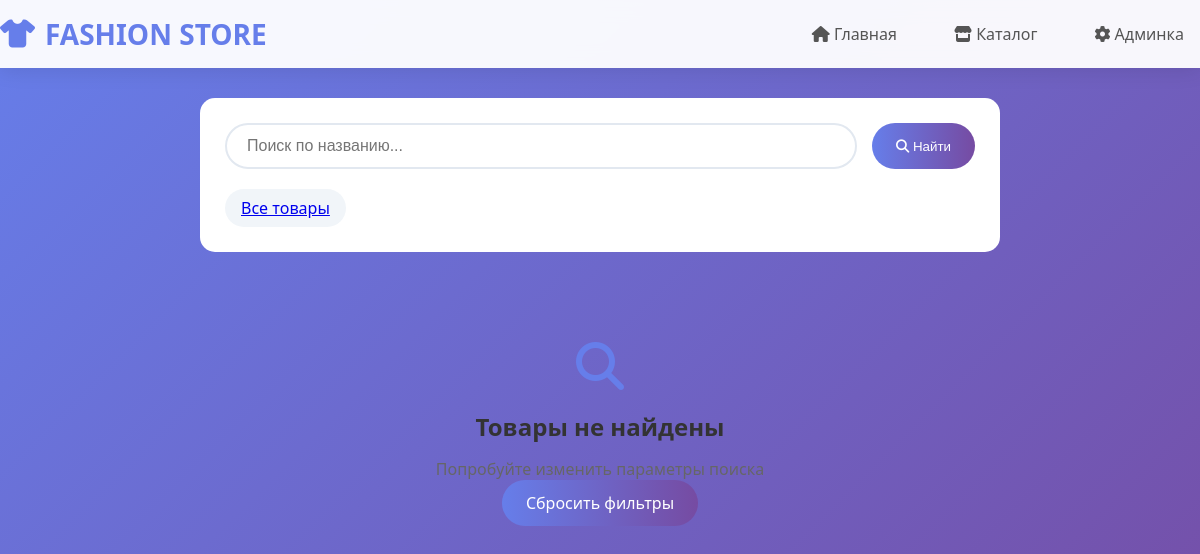
/app/products/?category=muzhskaya-odezhda, run on an earlier commit of the app's database.
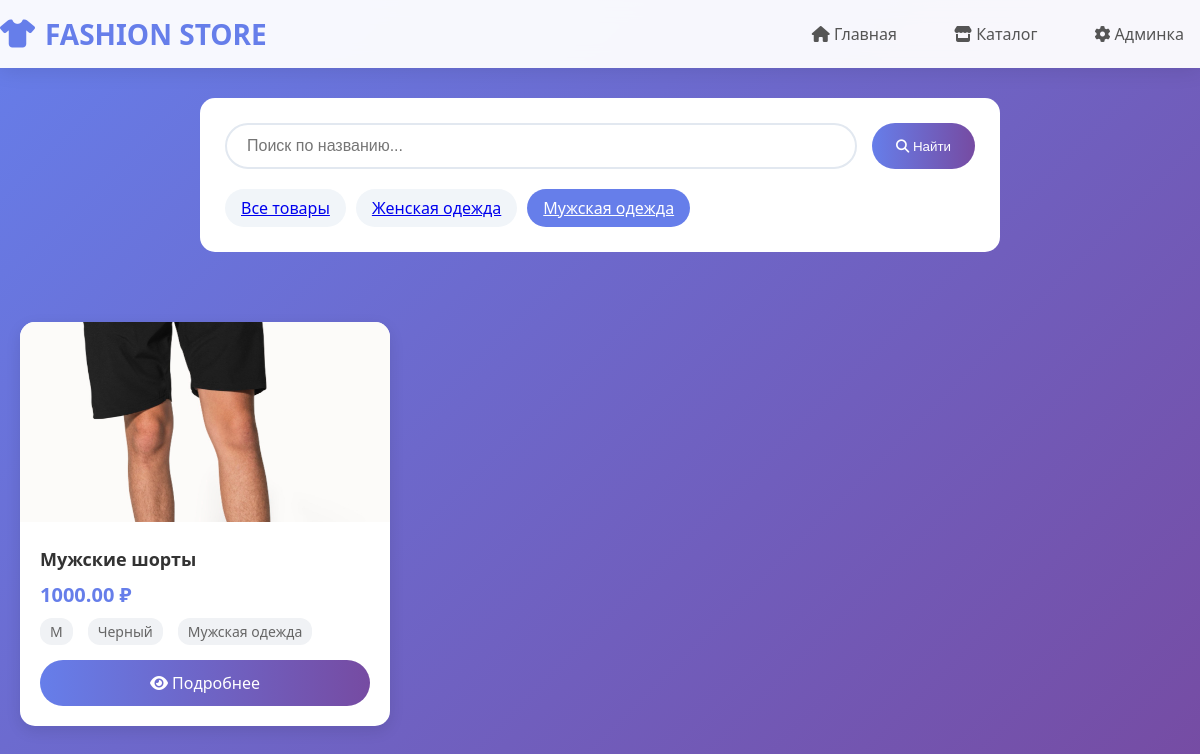
And on a later commit of the database.
### someapp/models.py (models this page shows, shortened)
class Category(models.Model):
    name = models.CharField(max_length=100, verbose_name="Название категории")
    slug = models.SlugField(unique=True)
    class Meta:
        verbose_name = "Категория"
        verbose_name_plural = "Категории"

class Product(models.Model):
    SIZE_CHOICES = [
        ('XS', 'XS'),
        ('S', 'S'),
        ('M', 'M'),
        ('L', 'L'),
        ('XL', 'XL'),
        ('XXL', 'XXL'),
    ]
    name = models.CharField(max_length=200, verbose_name="Название товара")
    description = models.TextField(verbose_name="Описание")
    price = models.DecimalField(max_digits=10, decimal_places=2, verbose_name="Цена")
    category = models.ForeignKey(Category, on_delete=models.CASCADE, related_name='products', verbose_name="Категория")
    size = models.CharField(max_length=10, choices=SIZE_CHOICES, verbose_name="Размер")
    color = models.CharField(max_length=50, verbose_name="Цвет")
    material = models.CharField(max_length=100, verbose_name="Материал")
    image = models.ImageField(upload_to='products/', verbose_name="Изображение", blank=True)
    in_stock = models.BooleanField(default=True, verbose_name="В наличии")
    created_at = models.DateTimeField(auto_now_add=True)
    updated_at = models.DateTimeField(auto_now=True)
    class Meta:
        verbose_name = "Товар"
        verbose_name_plural = "Товары"

### someapp/views.py (the view)
# urls.py: path('products/', product_list, name='product_list'),
def product_list(request):
    products = Product.objects.filter(in_stock=True)
    categories = Category.objects.all()
    category_slug = request.GET.get('category')
    if category_slug:
        products = products.filter(category__slug=category_slug)
    search_query = request.GET.get('q')
    if search_query:
        products = products.filter(name__icontains=search_query)
    paginator = Paginator(products, 12)
    page_number = request.GET.get('page')
    page_obj = paginator.get_page(page_number)
    return render(request, 'someapp/product_list.html', {
        'page_obj': page_obj,
        'categories': categories,
        'selected_category': category_slug,
    })

### someapp/templates/someapp/product_list.html (shortened to what this page needs)
{% extends 'someapp/base.html' %}
{% load static %}
{% block content %}
<div class="search-section">
    <form method="get" class="search-form">
        <input type="text" name="q" placeholder="Поиск по названию..." class="search-input" value="{{ request.GET.q }}">
        <button type="submit" class="btn">
            <i class="fas fa-search"></i> Найти
        </button>
    </form>
    <div class="category-filter">
        <a href="{% url 'product_list' %}" class="category-btn {% if not selected_category %}active{% endif %}">
            Все товары
        </a>
        {% for category in categories %}
            <a href="?category={{ category.slug }}" class="category-btn {% if selected_category == category.slug %}active{% endif %}">
                {{ category.name }}
            </a>
        {% endfor %}
    </div>
</div>
{% if page_obj %}
    <div class="products-grid">
        {% for product in page_obj %}
        <div class="product-card">
            {% if product.image %}
                <img src="{{ product.image.url }}" alt="{{ product.name }}" class="product-image">
            {% else %}
                <img src="{% static 'images/placeholder.jpg' %}" alt="Нет изображения" class="product-image">
            {% endif %}
            <div class="product-info">
                <h3 class="product-title">{{ product.name }}</h3>
                <p class="product-price">{{ product.price }} ₽</p>
                <div class="product-details">
                    <span>{{ product.size }}</span>
                    <span>{{ product.color }}</span>
                    <span>{{ product.category.name }}</span>
                </div>
                <a href="{% url 'product_detail' product.pk %}" class="btn btn-view">
                    <i class="fas fa-eye"></i> Подробнее
                </a>
            </div>
        </div>
        {% endfor %}
    </div>
{% else %}
    <div class="empty-state">
        <i class="fas fa-search fa-3x" style="color: #667eea; margin-bottom: 20px;"></i>
        <h3>Товары не найдены</h3>
        <p>Попробуйте изменить параметры поиска</p>
        <a href="{% url 'product_list' %}" class="btn">Сбросить фильтры</a>
    </div>
{% endif %}
{% endblock %}

### someapp/templates/someapp/base.html (shortened to what this page needs)
<!DOCTYPE html>
<html lang="ru">
<head>
    {% load static %}
    <link rel="stylesheet" href="{% static 'css/style.css' %}">
    <link rel="stylesheet" href="https://cdnjs.cloudflare.com/ajax/libs/font-awesome/6.4.0/css/all.min.css">
</head>
<body>
    <nav class="navbar">
        <div class="container nav-content">
            <a href="{% url 'home' %}" class="logo">
                <i class="fas fa-tshirt"></i>
                FASHION STORE
            </a>
            <div class="nav-links">
                <a href="{% url 'home' %}"><i class="fas fa-home"></i> Главная</a>
                <a href="{% url 'product_list' %}"><i class="fas fa-store"></i> Каталог</a>
                <a href="/admin/"><i class="fas fa-cog"></i> Админка</a>
            </div>
        </div>
    </nav>
    <main class="container">
        {% block content %}{% endblock %}
    </main>
</body>
</html>

### static/css/style.css (style rules this page uses)
* { margin: 0; padding: 0; box-sizing: border-box; }
body { font-family: 'Segoe UI', Tahoma, Geneva, Verdana, sans-serif; background: linear-gradient(135deg, #667eea 0%, #764ba2 100%); min-height: 100vh; color: #333; }
.container { max-width: 1200px; margin: 0 auto; padding: 0 20px; }
.navbar { background: rgba(255, 255, 255, 0.95); backdrop-filter: blur(10px); box-shadow: 0 2px 20px rgba(0, 0, 0, 0.1); position: sticky; top: 0; z-index: 1000; }
.nav-content { display: flex; justify-content: space-between; align-items: center; padding: 15px 0; }
.logo { font-size: 28px; font-weight: 700; color: #667eea; text-decoration: none; display: flex; align-items: center; gap: 10px; }
.nav-links { display: flex; gap: 25px; align-items: center; }
.nav-links a { color: #555; text-decoration: none; font-weight: 500; padding: 8px 16px; border-radius: 20px; transition: all 0.3s ease; }
.products-grid { display: grid; grid-template-columns: repeat(auto-fill, minmax(280px, 1fr)); gap: 25px; padding: 40px 0; }
.product-card { background: white; border-radius: 15px; overflow: hidden; box-shadow: 0 5px 15px rgba(0, 0, 0, 0.1); transition: all 0.3s ease; cursor: pointer; }
.product-image { width: 100%; height: 200px; object-fit: cover; }
.product-info { padding: 20px; }
.product-title { font-size: 18px; font-weight: 600; margin-bottom: 10px; color: #333; }
.product-price { color: #667eea; font-size: 20px; font-weight: 700; margin-bottom: 10px; }
.product-details { display: flex; gap: 15px; margin-bottom: 15px; color: #666; font-size: 14px; }
.product-details span { padding: 4px 10px; background: #f0f2f5; border-radius: 12px; }
.btn { display: inline-block; background: linear-gradient(to right, #667eea, #764ba2); color: white; padding: 12px 24px; border-radius: 25px; text-decoration: none; font-weight: 500; border: none; cursor: pointer; transition: all 0.3s ease; }
.btn-view { width: 100%; text-align: center; }
.search-section { background: white; padding: 25px; border-radius: 15px; margin: 30px auto; max-width: 800px; }
.search-form { display: flex; gap: 15px; margin-bottom: 20px; }
.search-input { flex: 1; padding: 12px 20px; border: 2px solid #e2e8f0; border-radius: 25px; font-size: 16px; transition: border-color 0.3s; }
.category-filter { display: flex; flex-wrap: wrap; gap: 10px; }
.category-btn { padding: 8px 16px; background: #f1f5f9; border: none; border-radius: 20px; cursor: pointer; transition: all 0.3s; }
.category-btn.active { background: #667eea; color: white; }

What changed in the data, as far as the page shows it:
added Category: name "Женская одежда"
added Category: name "Мужская одежда"
added Product: image (picture), name "Мужские шорты", price "1000.00", size "M", color "Черный", category.name "Мужская одежда"
Also different on the page:
text no longer shown: "Товары не найдены Попробуйте изменить параметры поиска Сбросить фильтры"
